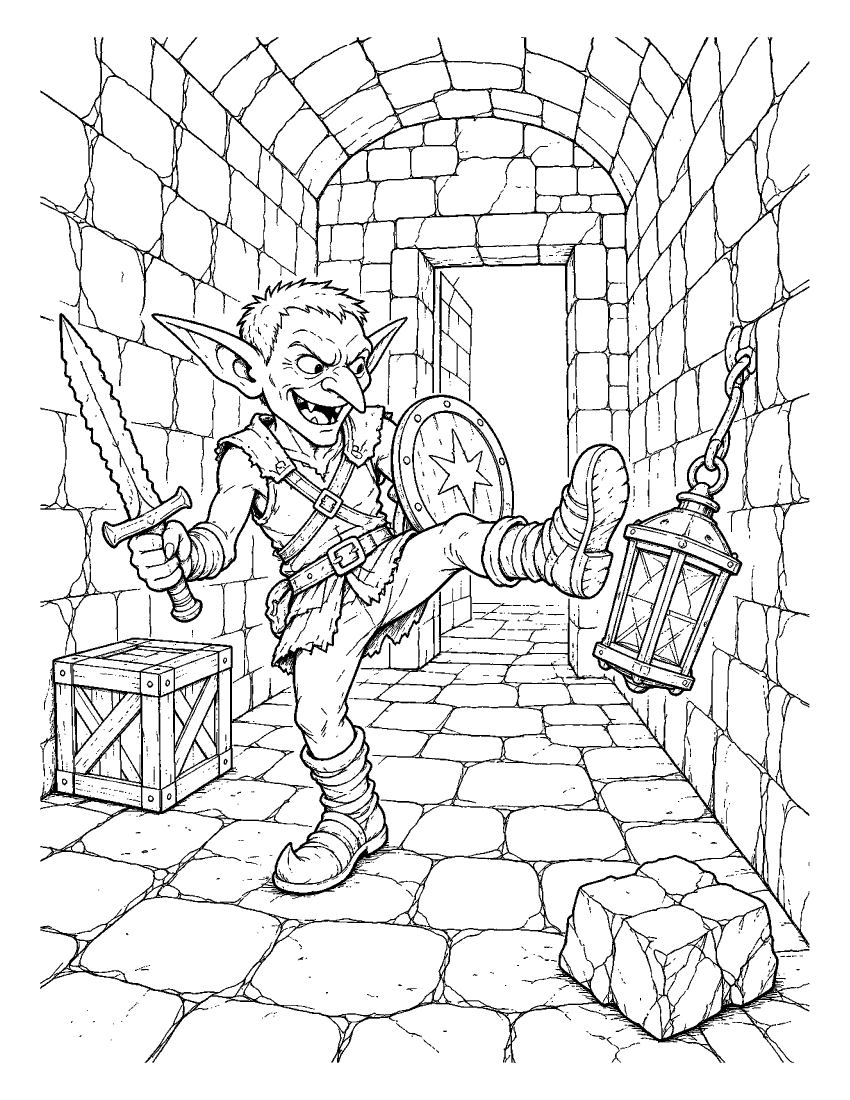
#> input picture web/kdp-pages/I-04.png, 2550 x 3300 px (shown at 1/3 size)
$ python -i draw_kdp_page.py   (imports and definitions only)
#> lines starting #> are read from the running program, lines starting #| are printed output that depends on the picture; after the words box and inside, x2 and y2 are one past the last pixel; in counts of white or black regions, pixels touching at a corner belong together
"""Draw one KDP coloring page from a director JSON file.

FLUX.2 [pro] does not support negative prompts. Prompt upsampling is off
so the model draws our brief instead of rewriting it.
"""

from __future__ import annotations

import base64
import json
import os
import sys
import time
import urllib.request
from pathlib import Path

ROOT = Path(__file__).resolve().parents[1]
sys.path.insert(0, str(ROOT / "art_pipeline"))

from director_guard import assert_director_request_allowed

API = "https://api.bfl.ai/v1/flux-2-pro"
WIDTH = 1760
HEIGHT = 2272
PRINT_WIDTH = 2550
PRINT_HEIGHT = 3300
MARGIN = 112
INK_CUTOFF = 90

HUMANOIDS = {
    "I-01", "I-02", "I-03", "I-04", "I-05", "I-06", "I-07", "I-08", "I-09",
    "I-10", "I-11", "I-12",
}

EDIT_PROMPTS = {
    "I-16": (
        "Keep this coloring book page. Keep the cave, doors, stairs, floor, and this same cute giant bat. "
        "Remove the pole attached to the bat. The bat is flying through the cave with wings open. "
        "No hook, no rope, no ceiling pole. Bold black outlines on white."
    ),
}


# [36 lines left out: functions load_page, brief, not called in this run]


def encode_image(path: Path) -> str:
    return base64.b64encode(path.read_bytes()).decode("ascii")


# [16 lines left out: functions post_json, get_json, not called in this run]


def to_print_png(source: Path, dest: Path) -> None:
#> called with source = '../web/kdp-pages/I-04.png', dest = 'out.png'
    from PIL import Image

    image = Image.open(source).convert("L")
#> image is the input picture: PIL image 2550x3300 L; 90.3% white; 1715 black regions (1021 under 20 px), largest, box (x1, y1, x2, y2) and area: (121, 112, 2428, 3188) 739567, (1318, 813, 1417, 1204) 5627, (1286, 1285, 1479, 1541) 4123
    image = image.point(lambda pixel: 0 if pixel < INK_CUTOFF else 255)
    max_w = PRINT_WIDTH - (MARGIN * 2)
    max_h = PRINT_HEIGHT - (MARGIN * 2)
    scale = min(max_w / image.width, max_h / image.height)
#> scale = 0.912
    size = (round(image.width * scale), round(image.height * scale))
#> size = (2326, 3010)
    image = image.resize(size, Image.Resampling.LANCZOS)
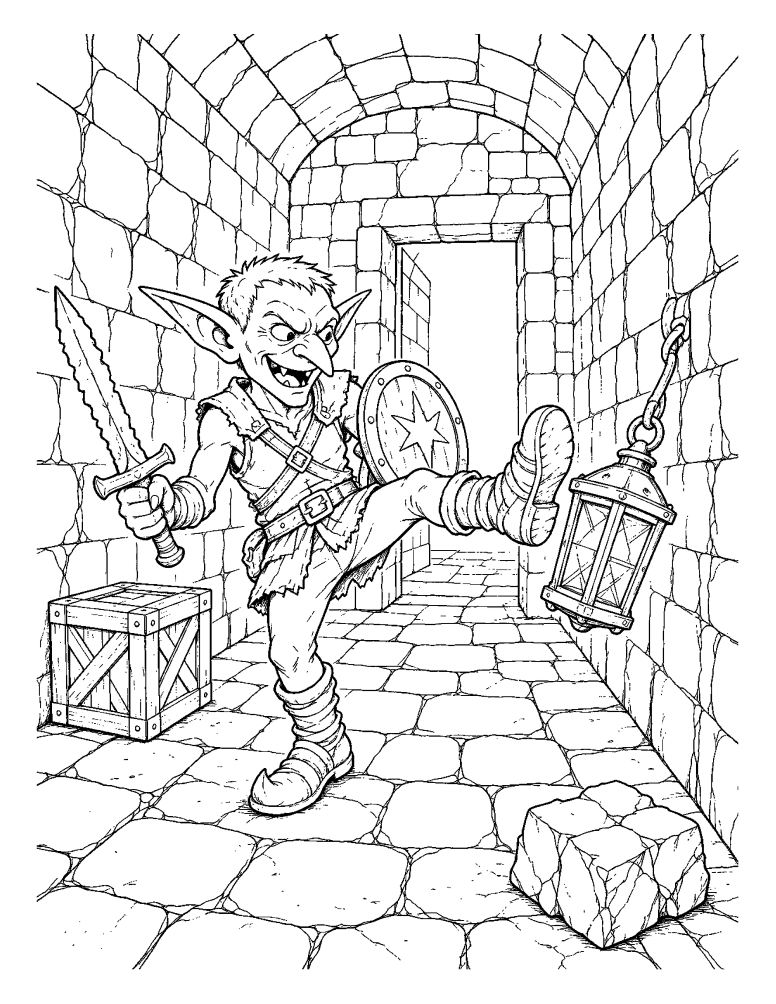
#> image: PIL image 2326x3010 L (shown at 1/3 size); min 0, max 255, mean 230.3
    image = image.point(lambda pixel: 0 if pixel < INK_CUTOFF else 255)
#> image: PIL image 2326x3010 L; 91% white; 1723 black regions (1219 under 20 px), largest, box (x1, y1, x2, y2) and area: (110, 102, 2215, 2908) 575251, (1202, 742, 1292, 1098) 4345, (1173, 1172, 1349, 1405) 3118
    page = Image.new("L", (PRINT_WIDTH, PRINT_HEIGHT), 255)
#> page: PIL image 2550x3300 L; every value is 255
    left = (PRINT_WIDTH - image.width) // 2
#> left = 112
    top = (PRINT_HEIGHT - image.height) // 2
#> top = 145
    page.paste(image, (left, top))
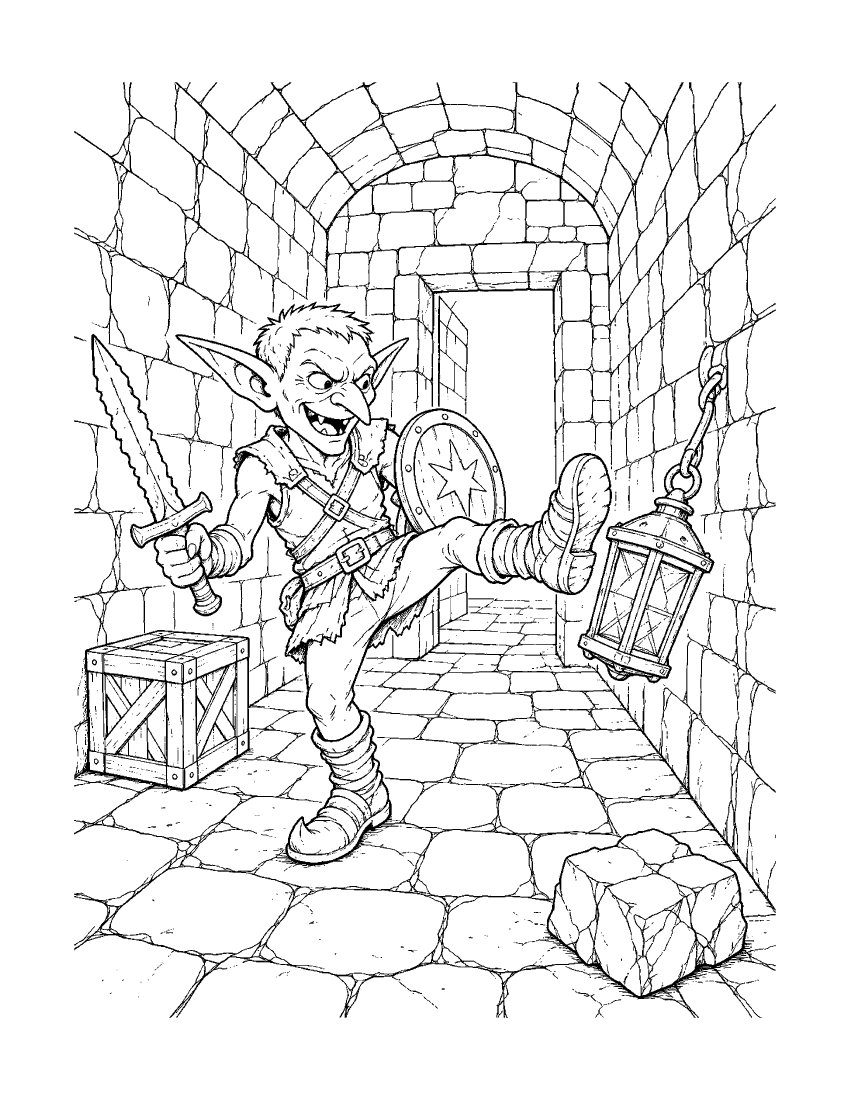
#> page: PIL image 2550x3300 L (shown at 1/3 size); 92.5% white; 1723 black regions (1219 under 20 px), largest, box (x1, y1, x2, y2) and area: (222, 247, 2327, 3053) 575251, (1314, 887, 1404, 1243) 4345, (1285, 1317, 1461, 1550) 3118
    page.save(dest, format="PNG", dpi=(300, 300))


# [107 lines left out: functions poll_and_save, main, not called in this run]


# [2 lines not run here, left out]

>>> result = to_print_png('../web/kdp-pages/I-04.png', 'out.png')
